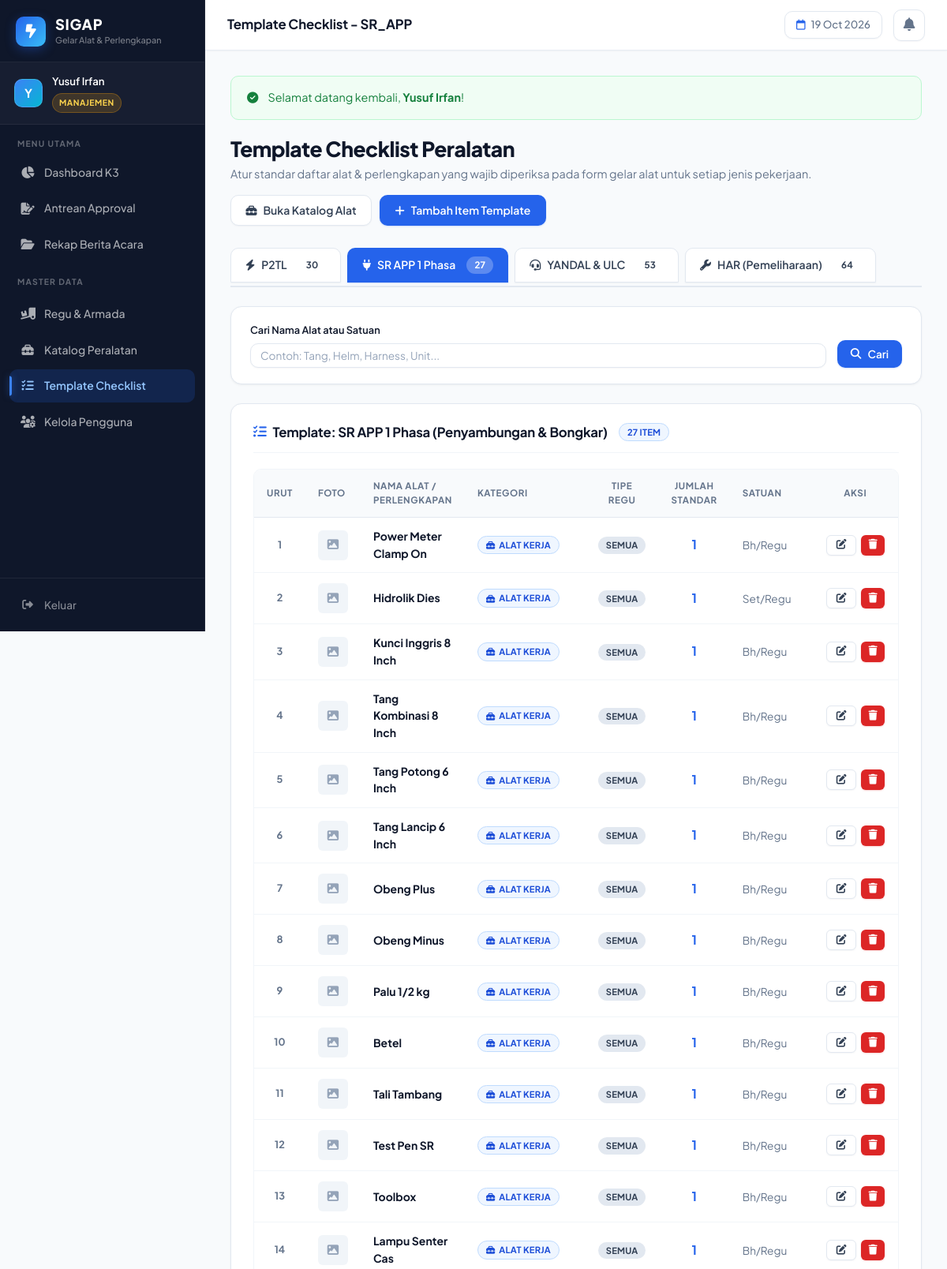
/master/template/index.php?jenis=sr_app (signed in, upper part), run on an earlier commit of the app's database.
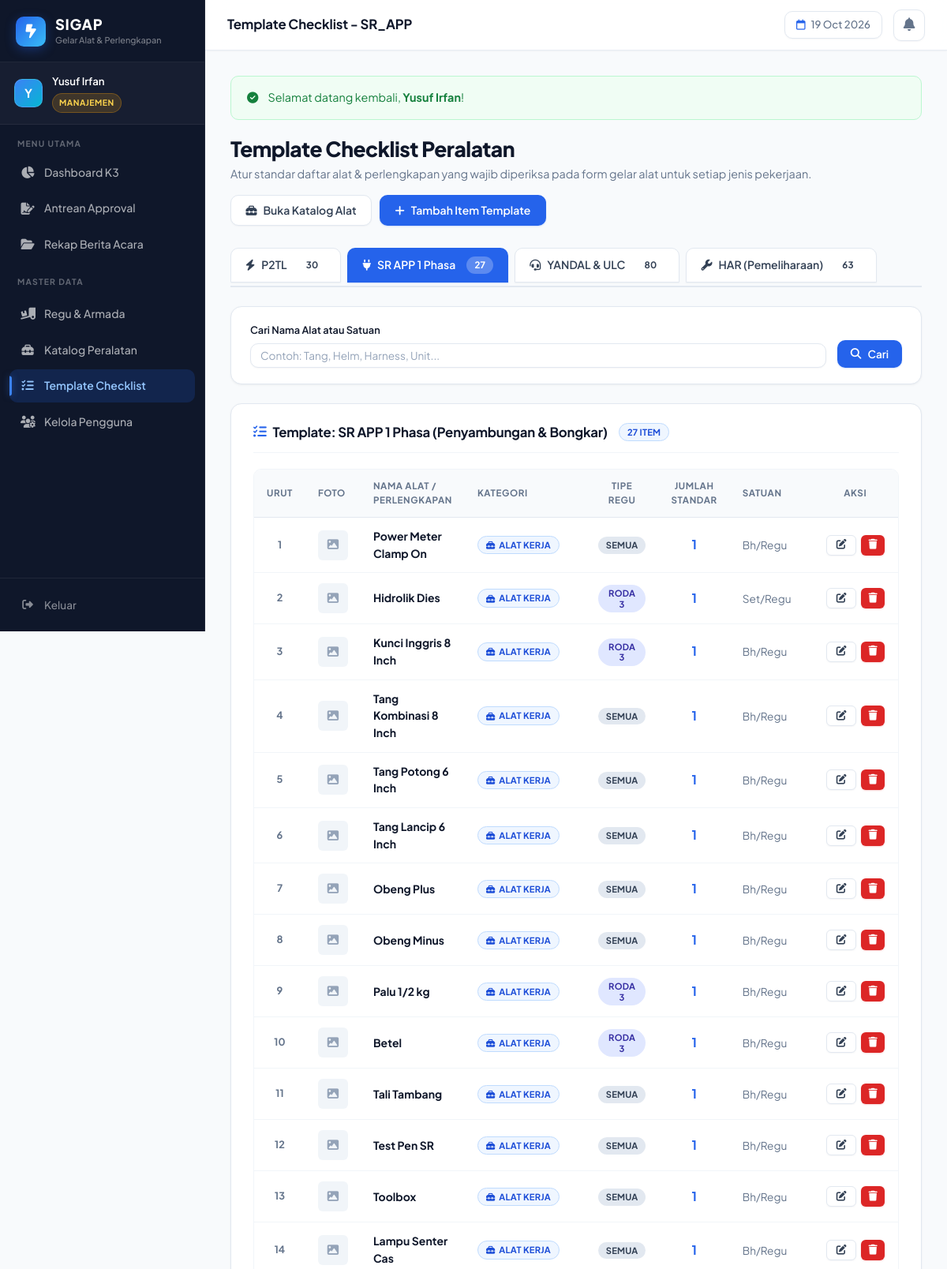
And on a later commit of the database.
### tables this page shows
CREATE TABLE IF NOT EXISTS template_checklist_item (
    id               INT          AUTO_INCREMENT PRIMARY KEY,
    jenis_pekerjaan  ENUM('p2tl', 'sr_app', 'yandal', 'har') NOT NULL,
    regu_tipe        VARCHAR(50)  NOT NULL DEFAULT 'all',
    master_barang_id INT  NOT NULL,
    jumlah_standar   INT  NOT NULL DEFAULT 1,
    urutan           INT  NOT NULL DEFAULT 0,
    INDEX idx_tpl_jenis  (jenis_pekerjaan),
    INDEX idx_tpl_barang (master_barang_id),
    FOREIGN KEY (master_barang_id)
        REFERENCES master_barang(id)
        ON DELETE CASCADE
        ON UPDATE CASCADE
);

CREATE TABLE IF NOT EXISTS master_barang (
    id               INT          AUTO_INCREMENT PRIMARY KEY,
    nama_barang      VARCHAR(150) NOT NULL UNIQUE,
    kategori         ENUM('alat_kerja', 'k3_safety', 'kendaraan_pendukung', 'administrasi') NOT NULL,
    satuan_default   VARCHAR(30)  NOT NULL,
    gambar_referensi VARCHAR(255) NULL,
    created_at       TIMESTAMP    DEFAULT CURRENT_TIMESTAMP,
    updated_at       TIMESTAMP    DEFAULT CURRENT_TIMESTAMP ON UPDATE CURRENT_TIMESTAMP,
    INDEX idx_barang_kategori (kategori),
    INDEX idx_barang_nama     (nama_barang)
);

### master/template/index.php (the view, shortened to what the changed rows need)
<?php
$pdo = get_db_connection();
$active_jenis = isset($_GET['jenis']) ? $_GET['jenis'] : 'p2tl';
$counts_stmt = $pdo->query("SELECT jenis_pekerjaan, COUNT(*) as total FROM template_checklist_item GROUP BY jenis_pekerjaan");
$counts_raw = $counts_stmt->fetchAll(PDO::FETCH_KEY_PAIR);
$tab_counts = [
    'p2tl'   => isset($counts_raw['p2tl']) ? $counts_raw['p2tl'] : 0,
    'sr_app' => isset($counts_raw['sr_app']) ? $counts_raw['sr_app'] : 0,
    'yandal' => isset($counts_raw['yandal']) ? $counts_raw['yandal'] : 0,
    'har'    => isset($counts_raw['har']) ? $counts_raw['har'] : 0,
];
$where = ["tci.jenis_pekerjaan = :jenis"];
$params = [':jenis' => $active_jenis];
$where_sql = implode(' AND ', $where);
$stmt = $pdo->prepare("
    SELECT tci.*, mb.nama_barang, mb.kategori, mb.satuan_default, mb.gambar_referensi
    FROM template_checklist_item tci
    JOIN master_barang mb ON tci.master_barang_id = mb.id
    WHERE {$where_sql}
    ORDER BY mb.kategori, tci.urutan, mb.nama_barang
");
$stmt->execute($params);
$items = $stmt->fetchAll();
$kategori_labels = [
    'alat_kerja'          => ['label' => 'Alat Kerja', 'badge' => 'badge-submitted', 'icon' => 'fa-toolbox'],
    'k3_safety'           => ['label' => 'K3 & APD', 'badge' => 'badge-rejected', 'icon' => 'fa-hard-hat'],
    'kendaraan_pendukung' => ['label' => 'Kendaraan Pendukung', 'badge' => 'badge-draft', 'icon' => 'fa-truck'],
    'administrasi'        => ['label' => 'Administrasi', 'badge' => 'badge-approved', 'icon' => 'fa-folder-closed']
];
$jenis_titles = [
    'p2tl'   => 'P2TL (Penertiban Pemakaian Tenaga Listrik)',
    'sr_app' => 'SR APP 1 Phasa (Penyambungan & Bongkar)',
    'yandal' => 'YANDAL & ULC (Pelayanan Gangguan)',
    'har'    => 'HAR (Pemeliharaan Jaringan & Gardu)',
];
require_once __DIR__ . '/../../includes/header.php';
?>
<div style="display:flex; justify-content:space-between; align-items:flex-start; margin-bottom:1.75rem; flex-wrap:wrap; gap:1rem;">
    <div>
        <h1 style="font-size:1.65rem; font-weight:800; letter-spacing:-0.02em; margin-bottom:4px; color:var(--text-main);">Template Checklist Peralatan</h1>
    </div>
</div>
<div style="display:flex; gap:8px; margin-bottom:1.5rem; overflow-x:auto; padding-bottom:4px; border-bottom:2px solid var(--border-color);">
    <a href="index.php?jenis=yandal" class="btn <?= $active_jenis === 'yandal' ? 'btn-primary' : 'btn-outline' ?>" style="border-radius:var(--radius-md) var(--radius-md) 0 0; padding:10px 18px; font-weight:600; text-decoration:none;">
        <i class="fa-solid fa-headset"></i> YANDAL & ULC
        <span class="badge" style="margin-left:6px; background:<?= $active_jenis === 'yandal' ? 'rgba(255,255,255,0.25)' : 'var(--bg-card)' ?>;"><?= $tab_counts['yandal'] ?></span>
    </a>
    <a href="index.php?jenis=har" class="btn <?= $active_jenis === 'har' ? 'btn-primary' : 'btn-outline' ?>" style="border-radius:var(--radius-md) var(--radius-md) 0 0; padding:10px 18px; font-weight:600; text-decoration:none;">
        <i class="fa-solid fa-wrench"></i> HAR (Pemeliharaan)
        <span class="badge" style="margin-left:6px; background:<?= $active_jenis === 'har' ? 'rgba(255,255,255,0.25)' : 'var(--bg-card)' ?>;"><?= $tab_counts['har'] ?></span>
    </a>
</div>
<div class="card">
    <div class="card-header">
        <h2 class="card-title">
            <i class="fa-solid fa-list-check" style="color:var(--primary);"></i>
            Template: <?= htmlspecialchars(isset($jenis_titles[$active_jenis]) ? $jenis_titles[$active_jenis] : strtoupper($active_jenis)) ?>
            <span class="badge badge-submitted" style="font-size:0.7rem; margin-left:6px;"><?= count($items) ?> item</span>
        </h2>
    </div>
    <?php if (empty($items)): ?>
        <div style="text-align:center; padding:3rem 1rem; color:var(--text-muted);">
            <div style="width:48px; height:48px; border-radius:50%; background:#f1f5f9; color:#64748b; display:flex; align-items:center; justify-content:center; margin:0 auto 10px; font-size:1.3rem;">
                <i class="fa-solid fa-clipboard-list"></i>
            </div>
            <strong style="color:var(--text-main);">Belum ada item checklist untuk jenis pekerjaan ini</strong>
            <p style="font-size:0.825rem; margin-top:2px;">Klik tombol "Tambah Item Template" di atas untuk menambahkan alat ke dalam template checklist.</p>
        </div>
    <?php else: ?>
        <div class="table-responsive">
            <table class="data-table">
                <thead>
                    <tr>
                        <th width="40px" style="text-align:center;">Urut</th>
                        <th width="50px">Foto</th>
                        <th>Nama Alat / Perlengkapan</th>
                        <th>Kategori</th>
                        <th style="text-align:center;">Tipe Regu</th>
                        <th style="text-align:center;">Jumlah Standar</th>
                        <th>Satuan</th>
                        <th style="text-align:center; width:120px;">Aksi</th>
                    </tr>
                </thead>
                <tbody>
                    <?php foreach ($items as $i => $row): ?>
                        <?php $kat_info = isset($kategori_labels[$row['kategori']]) ? $kategori_labels[$row['kategori']] : ['label' => $row['kategori'], 'badge' => 'badge-draft', 'icon' => 'fa-tag']; ?>
                        <tr>
                            <td style="text-align:center; font-weight:700; color:var(--text-muted); font-size:0.8rem;">
                                <?= $row['urutan'] ?>
                            </td>
                            <td>
                                <?php if (!empty($row['gambar_referensi'])): ?>
                                    <img src="<?= base_url('uploads/referensi/' . htmlspecialchars($row['gambar_referensi'])) ?>"
                                         style="width:38px; height:38px; object-fit:cover; border-radius:var(--radius-sm); border:1px solid var(--border-color); cursor:pointer;"
                                         onclick="previewImage(this.src, '<?= addslashes(htmlspecialchars($row['nama_barang'])) ?>')"
                                         title="Klik perbesar">
                                <?php else: ?>
                                    <div style="width:38px; height:38px; border-radius:var(--radius-sm); background:#f1f5f9; color:#94a3b8; display:flex; align-items:center; justify-content:center; font-size:0.9rem;">
                                        <i class="fa-solid fa-image"></i>
                                    </div>
                                <?php endif; ?>
                            </td>
                            <td>
                                <strong style="color:var(--text-main); font-size:0.875rem;"><?= htmlspecialchars($row['nama_barang']) ?></strong>
                            </td>
                            <td>
                                <span class="badge <?= $kat_info['badge'] ?>" style="font-size:0.7rem;">
                                    <i class="fa-solid <?= $kat_info['icon'] ?>"></i> <?= $kat_info['label'] ?>
                                </span>
                            </td>
                            <td style="text-align:center;">
                                <?php if ($row['regu_tipe'] === 'all'): ?>
                                    <span class="badge" style="background:#e2e8f0; color:#334155; font-size:0.7rem;">Semua</span>
                                <?php elseif ($row['regu_tipe'] === 'roda_3'): ?>
                                    <span class="badge" style="background:#e0e7ff; color:#3730a3; font-size:0.7rem;">Roda 3</span>
                                <?php elseif ($row['regu_tipe'] === 'roda_2'): ?>
                                    <span class="badge" style="background:#fef3c7; color:#92400e; font-size:0.7rem;">Roda 2</span>
                                <?php elseif ($row['regu_tipe'] === 'yandal_mobil'): ?>
                                    <span class="badge" style="background:#dbeafe; color:#1e40af; font-size:0.7rem;">Mobil Yandal</span>
                                <?php elseif ($row['regu_tipe'] === 'ulc_motor'): ?>
                                    <span class="badge" style="background:#fef3c7; color:#b45309; font-size:0.7rem;">ULC Motor</span>
                                <?php else: ?>
                                    <span class="badge" style="background:#f1f5f9; color:#475569; font-size:0.7rem;"><?= htmlspecialchars($row['regu_tipe']) ?></span>
                                <?php endif; ?>
                            </td>
                            <td style="text-align:center;">
                                <strong style="font-size:1rem; color:var(--primary);"><?= $row['jumlah_standar'] ?></strong>
                            </td>
                            <td style="font-size:0.85rem; color:var(--text-muted);">
                                <?= htmlspecialchars($row['satuan_default']) ?>
                            </td>
                            <td style="text-align:center; white-space:nowrap;">
                                <div style="display:inline-flex; gap:6px;">
                                    <button onclick='openModalEdit(<?= json_encode($row) ?>)' class="btn btn-outline btn-sm" title="Edit Item">
                                        <i class="fa-solid fa-pen-to-square"></i>
                                    </button>
                                    <button onclick="confirmHapus(<?= $row['id'] ?>, '<?= addslashes(htmlspecialchars($row['nama_barang'])) ?>')" class="btn btn-danger btn-sm" style="padding:4px 8px;" title="Hapus">
                                        <i class="fa-solid fa-trash"></i>
                                    </button>
                                </div>
                            </td>
                        </tr>
                    <?php endforeach; ?>
                </tbody>
            </table>
        </div>
    <?php endif; ?>
</div>
<?php require_once __DIR__ . '/../../includes/footer.php'; ?>

What changed in the data, as far as the page shows it:
changed template_checklist_item "Hidrolik Dies": regu_tipe "SEMUA" → "RODA 3"
changed template_checklist_item "Kunci Inggris 8 Inch": regu_tipe "SEMUA" → "RODA 3"
changed template_checklist_item "Palu 1/2 kg": regu_tipe "SEMUA" → "RODA 3"
changed template_checklist_item "Betel": regu_tipe "SEMUA" → "RODA 3"
Also different on the page:
$tab_counts['yandal']: "53" → "80"
$tab_counts['har']: "64" → "63"
